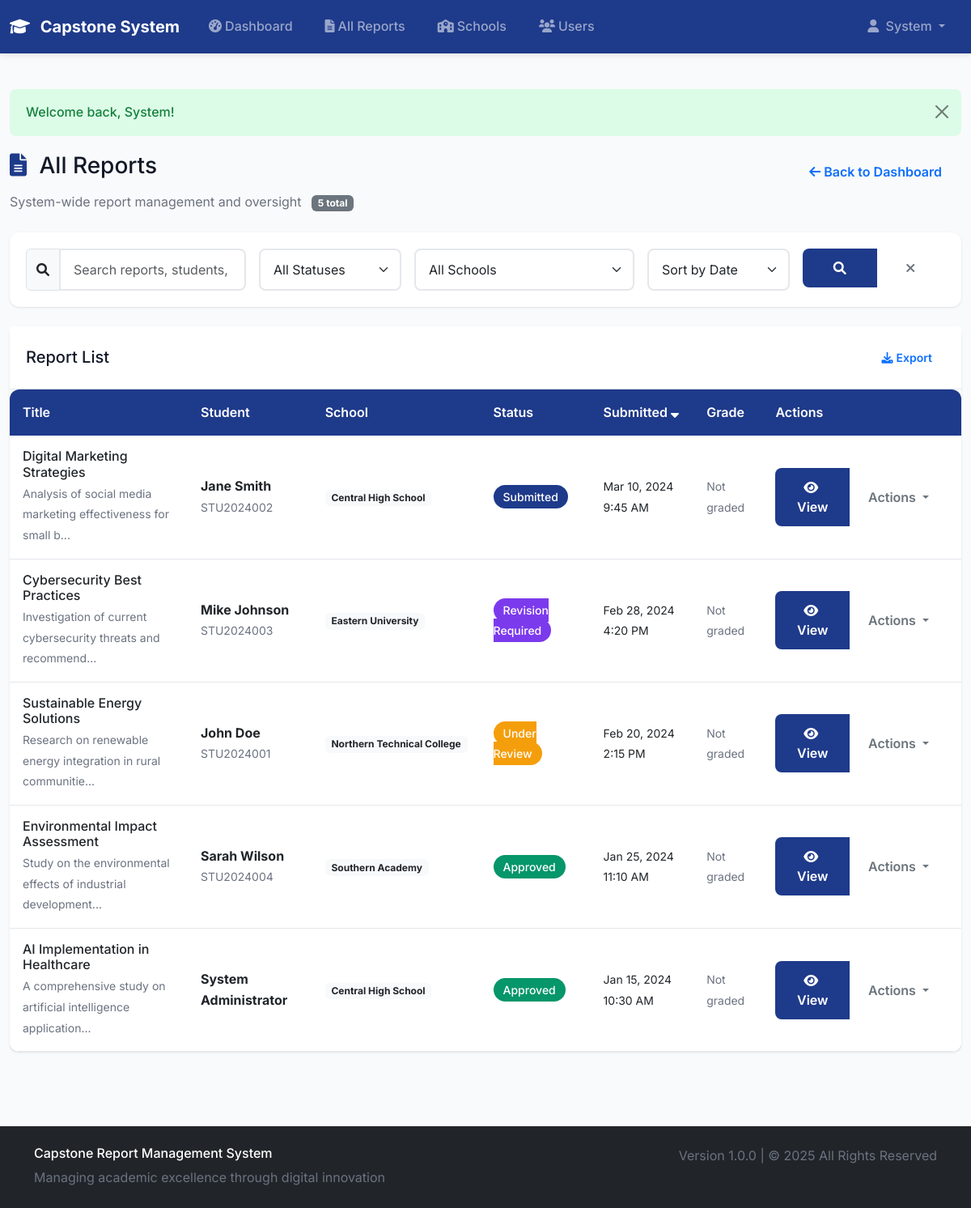
The page /admin/all_reports.php (signed in) on the database its author committed.
### tables this page shows
CREATE TABLE reports (
    id INT AUTO_INCREMENT PRIMARY KEY,
    title VARCHAR(255) NOT NULL,
    description TEXT,
    student_id INT NOT NULL,
    school_id INT NOT NULL,
    file_path VARCHAR(500),
    file_name VARCHAR(255),
    file_size INT,
    status ENUM('submitted', 'under_review', 'approved', 'rejected', 'revision_required') DEFAULT 'submitted',
    admin_comments TEXT,
    school_comments TEXT,
    submission_date TIMESTAMP DEFAULT CURRENT_TIMESTAMP,
    reviewed_at TIMESTAMP NULL,
    reviewed_by_admin INT,
    reviewed_by_school BOOLEAN DEFAULT FALSE,
    grade VARCHAR(10),
    FOREIGN KEY (student_id) REFERENCES users(id) ON DELETE CASCADE,
    FOREIGN KEY (school_id) REFERENCES schools(id) ON DELETE CASCADE,
    FOREIGN KEY (reviewed_by_admin) REFERENCES users(id) ON DELETE SET NULL
);

CREATE TABLE users (
    id INT AUTO_INCREMENT PRIMARY KEY,
    username VARCHAR(100) UNIQUE NOT NULL,
    email VARCHAR(255) UNIQUE NOT NULL,
    password VARCHAR(255) NOT NULL,
    first_name VARCHAR(100) NOT NULL,
    last_name VARCHAR(100) NOT NULL,
    role ENUM('student', 'admin') NOT NULL,
    student_id VARCHAR(50),
    school_id INT,
    id_photo_path VARCHAR(500),
    status ENUM('active', 'inactive') DEFAULT 'active',
    created_at TIMESTAMP DEFAULT CURRENT_TIMESTAMP,
    FOREIGN KEY (school_id) REFERENCES schools(id) ON DELETE SET NULL
);

CREATE TABLE schools (
    id INT AUTO_INCREMENT PRIMARY KEY,
    name VARCHAR(255) NOT NULL,
    code VARCHAR(50) UNIQUE NOT NULL,
    email VARCHAR(255) NOT NULL,
    password VARCHAR(255) NOT NULL,
    contact_person VARCHAR(255),
    phone VARCHAR(50),
    address TEXT,
    status ENUM('active', 'inactive') DEFAULT 'active',
    created_at TIMESTAMP DEFAULT CURRENT_TIMESTAMP
);

### config/config.php (called while the page is built, shortened)
<?php
require_once __DIR__ . '/database.php';
require_once __DIR__ . '/../includes/functions.php';
$db = new Database();
?>

### config/database.php (called while the page is built, shortened)
<?php
class Database {
    private $host = DB_HOST;
    private $username = DB_USERNAME;
    private $password = DB_PASSWORD;
    private $database = DB_NAME;
    private $connection;
    private function connect() {
        try {
            if (DB_TYPE === 'pgsql') {
                $port = defined('DB_PORT') ? DB_PORT : '5432';
                $this->connection = new PDO(
                    "pgsql:host={$this->host};port={$port};dbname={$this->database}",
                    $this->username,
                    $this->password,
                    [
                        PDO::ATTR_ERRMODE => PDO::ERRMODE_EXCEPTION,
                        PDO::ATTR_DEFAULT_FETCH_MODE => PDO::FETCH_ASSOC,
                        PDO::ATTR_EMULATE_PREPARES => false
                    ]
                );
            } else {
                $this->connection = new PDO(
                    "mysql:host={$this->host};dbname={$this->database};charset=utf8mb4",
                    $this->username,
                    $this->password,
                    [
                        PDO::ATTR_ERRMODE => PDO::ERRMODE_EXCEPTION,
                        PDO::ATTR_DEFAULT_FETCH_MODE => PDO::FETCH_ASSOC,
                        PDO::ATTR_EMULATE_PREPARES => false
                    ]
                );
            }
        } catch (PDOException $e) {
            die("Database connection failed: " . $e->getMessage());
        }
    }
    public function query($sql, $params = []) {
        try {
            $stmt = $this->connection->prepare($sql);
            $stmt->execute($params);
            return $stmt;
        } catch (PDOException $e) {
            error_log("Database query error: " . $e->getMessage());
            return false;
        }
    }
    public function fetchAll($sql, $params = []) {
        $stmt = $this->query($sql, $params);
        return $stmt ? $stmt->fetchAll() : [];
    }
    public function fetchOne($sql, $params = []) {
        $stmt = $this->query($sql, $params);
        return $stmt ? $stmt->fetch() : null;
    }
}
?>

### admin/all_reports.php (the view, shortened to what this page needs)
<?php
require_once '../config/config.php';
$page = (int)($_GET['page'] ?? 1);
$perPage = 20;
$offset = ($page - 1) * $perPage;
$search = $_GET['search'] ?? '';
$statusFilter = $_GET['status'] ?? '';
$schoolFilter = $_GET['school'] ?? '';
$sortBy = $_GET['sort'] ?? 'submission_date';
$sortOrder = $_GET['order'] ?? 'DESC';
$conditions = ["1=1"];
$params = [];
$whereClause = implode(' AND ', $conditions);
$totalReports = $db->fetchOne(
    "SELECT COUNT(*) as count FROM reports r
     JOIN users u ON r.student_id = u.id
     JOIN schools s ON r.school_id = s.id
     WHERE $whereClause",
    $params
)['count'];
$reports = $db->fetchAll(
    "SELECT r.*, u.first_name, u.last_name, u.student_id, u.email, s.name as school_name
     FROM reports r
     JOIN users u ON r.student_id = u.id
     JOIN schools s ON r.school_id = s.id
     WHERE $whereClause
     ORDER BY $sortBy $sortOrder
     LIMIT $perPage OFFSET $offset",
    $params
);
require_once '../includes/header.php';
?>
<div class="row mb-4">
    <div class="col">
        <h1 class="h3 mb-3">
            <i class="fas fa-file-alt text-primary me-2"></i>
            All Reports
        </h1>
        <p class="text-muted mb-0">
            System-wide report management and oversight
            <span class="badge bg-secondary ms-2"><?php echo $totalReports; ?> total</span>
        </p>
    </div>
    <div class="col-auto">
        <a href="dashboard.php" class="btn btn-outline-primary">
            <i class="fas fa-arrow-left me-1"></i>Back to Dashboard
        </a>
    </div>
</div>
<div class="card mb-4">
    <div class="card-body">
        <form method="GET" class="row g-3">
            <div class="col-md-3">
                <div class="input-group">
                    <span class="input-group-text">
                        <i class="fas fa-search"></i>
                    </span>
                    <input type="text" class="form-control" name="search"
                           value="<?php echo htmlspecialchars($search); ?>"
                           placeholder="Search reports, students, schools...">
                </div>
            </div>
            <div class="col-md-2">
                <select class="form-select" name="status">
                    <option value="">All Statuses</option>
                </select>
            </div>
            <div class="col-md-3">
                <select class="form-select" name="school">
                    <option value="">All Schools</option>
                </select>
            </div>
            <div class="col-md-2">
                <select class="form-select" name="sort">
                    <option value="submission_date" <?php echo $sortBy === 'submission_date' ? 'selected' : ''; ?>>Sort by Date</option>
                </select>
            </div>
            <div class="col-md-2">
                <div class="btn-group w-100">
                    <button type="submit" class="btn btn-primary">
                        <i class="fas fa-search"></i>
                    </button>
                    <a href="all_reports.php" class="btn btn-outline-secondary">
                        <i class="fas fa-times"></i>
                    </a>
                </div>
            </div>
        </form>
    </div>
</div>
<div class="card">
    <div class="card-header d-flex justify-content-between align-items-center">
        <h5 class="mb-0">
            Report List
        </h5>
        <?php if (!empty($reports)): ?>
            <div class="btn-group">
                <button class="btn btn-sm btn-outline-primary" onclick="exportTable('reportsTable', 'all_reports')">
                    <i class="fas fa-download me-1"></i>Export
                </button>
            </div>
        <?php endif; ?>
    </div>
    <div class="card-body p-0">
        <?php if (empty($reports)): ?>
            <div class="text-center py-5">
                <i class="fas fa-file-alt fa-3x text-muted mb-3"></i>
                <h6 class="text-muted">No reports found</h6>
                <?php if ($search || $statusFilter || $schoolFilter): ?>
                    <p class="text-muted mb-3">Try adjusting your search criteria</p>
                    <a href="all_reports.php" class="btn btn-outline-primary">
                        <i class="fas fa-times me-1"></i>Clear Filters
                    </a>
                <?php else: ?>
                    <p class="text-muted mb-0">System reports will appear here once students start submitting</p>
                <?php endif; ?>
            </div>
        <?php else: ?>
            <div class="table-responsive">
                <table class="table table-hover mb-0" id="reportsTable">
                    <thead>
                        <tr>
                            <th>
                                <a href="?sort=title&order=<?php echo $sortBy === 'title' && $sortOrder === 'ASC' ? 'DESC' : 'ASC'; ?>&search=<?php echo urlencode($search); ?>&status=<?php echo urlencode($statusFilter); ?>&school=<?php echo urlencode($schoolFilter); ?>" class="text-decoration-none text-white">
                                    Title
                                </a>
                            </th>
                            <th>
                                <a href="?sort=first_name&order=<?php echo $sortBy === 'first_name' && $sortOrder === 'ASC' ? 'DESC' : 'ASC'; ?>&search=<?php echo urlencode($search); ?>&status=<?php echo urlencode($statusFilter); ?>&school=<?php echo urlencode($schoolFilter); ?>" class="text-decoration-none text-white">
                                    Student
                                </a>
                            </th>
                            <th>
                                <a href="?sort=school_name&order=<?php echo $sortBy === 'school_name' && $sortOrder === 'ASC' ? 'DESC' : 'ASC'; ?>&search=<?php echo urlencode($search); ?>&status=<?php echo urlencode($statusFilter); ?>&school=<?php echo urlencode($schoolFilter); ?>" class="text-decoration-none text-white">
                                    School
                                </a>
                            </th>
                            <th>
                                <a href="?sort=status&order=<?php echo $sortBy === 'status' && $sortOrder === 'ASC' ? 'DESC' : 'ASC'; ?>&search=<?php echo urlencode($search); ?>&status=<?php echo urlencode($statusFilter); ?>&school=<?php echo urlencode($schoolFilter); ?>" class="text-decoration-none text-white">
                                    Status
                                </a>
                            </th>
                            <th>
                                <a href="?sort=submission_date&order=<?php echo $sortBy === 'submission_date' && $sortOrder === 'ASC' ? 'DESC' : 'ASC'; ?>&search=<?php echo urlencode($search); ?>&status=<?php echo urlencode($statusFilter); ?>&school=<?php echo urlencode($schoolFilter); ?>" class="text-decoration-none text-white">
                                    Submitted
                                    <?php if ($sortBy === 'submission_date'): ?>
                                        <i class="fas fa-sort-<?php echo $sortOrder === 'ASC' ? 'up' : 'down'; ?>"></i>
                                    <?php endif; ?>
                                </a>
                            </th>
                            <th>Grade</th>
                            <th>Actions</th>
                        </tr>
                    </thead>
                    <tbody>
                        <?php foreach ($reports as $report): ?>
                            <tr class="searchable-row">
                                <td>
                                    <div>
                                        <h6 class="mb-1"><?php echo htmlspecialchars($report['title']); ?></h6>
                                        <?php if ($report['description']): ?>
                                            <small class="text-muted">
                                                <?php echo htmlspecialchars(substr($report['description'], 0, 60)) . (strlen($report['description']) > 60 ? '...' : ''); ?>
                                            </small>
                                        <?php endif; ?>
                                    </div>
                                </td>
                                <td>
                                    <div>
                                        <strong><?php echo htmlspecialchars($report['first_name'] . ' ' . $report['last_name']); ?></strong>
                                        <br>
                                        <small class="text-muted"><?php echo htmlspecialchars($report['student_id']); ?></small>
                                    </div>
                                </td>
                                <td>
                                    <span class="badge bg-light text-dark">
                                        <?php echo htmlspecialchars($report['school_name']); ?>
                                    </span>
                                </td>
                                <td>
                                    <span class="status-badge status-<?php echo $report['status']; ?>">
                                        <?php echo ucfirst(str_replace('_', ' ', $report['status'])); ?>
                                    </span>
                                </td>
                                <td>
                                    <small><?php echo formatDate($report['submission_date']); ?></small>
                                </td>
                                <td>
                                    <?php if ($report['grade']): ?>
                                        <span class="badge bg-success">
                                            <?php echo htmlspecialchars($report['grade']); ?>
                                        </span>
                                    <?php else: ?>
                                        <small class="text-muted">Not graded</small>
                                    <?php endif; ?>
                                </td>
                                <td>
                                    <div class="btn-group btn-group-sm">
                                        <a href="?id=<?php echo $report['id']; ?>" class="btn btn-primary">
                                            <i class="fas fa-eye me-1"></i>View
                                        </a>
                                        <div class="btn-group">
                                            <button type="button" class="btn btn-outline-secondary dropdown-toggle" data-bs-toggle="dropdown">
                                                Actions
                                            </button>
                                        </div>
                                    </div>
                                </td>
                            </tr>
                        <?php endforeach; ?>
                    </tbody>
                </table>
            </div>
        <?php endif; ?>
    </div>
</div>
<?php require_once '../includes/footer.php'; ?>

### rows shown on the page
reports: title "Digital Marketing Strategies", description "Analysis of social media marketing effectiveness for small b", student.last_name "Jane Smith", student.student_id "STU2024002", school.name "Central High School", status "Submitted", submission_date "Mar 10, 2024 9:45 AM", shows "Not graded"
reports: title "Cybersecurity Best Practices", description "Investigation of current cybersecurity threats and recommend", student.last_name "Mike Johnson", student.student_id "STU2024003", school.name "Eastern University", status "Revision Required", submission_date "Feb 28, 2024 4:20 PM", shows "Not graded"
reports: title "Sustainable Energy Solutions", description "Research on renewable energy integration in rural communitie", student.last_name "John Doe", student.student_id "STU2024001", school.name "Northern Technical College", status "Under Review", submission_date "Feb 20, 2024 2:15 PM", shows "Not graded"
reports: title "Environmental Impact Assessment", description "Study on the environmental effects of industrial development", student.last_name "Sarah Wilson", student.student_id "STU2024004", school.name "Southern Academy", status "Approved", submission_date "Jan 25, 2024 11:10 AM", shows "Not graded"
reports: title "AI Implementation in Healthcare", description "A comprehensive study on artificial intelligence application", student.last_name "System Administrator", school.name "Central High School", status "Approved", submission_date "Jan 15, 2024 10:30 AM", shows "Not graded"

### other values the page prints
$_SESSION['first_name'] "System"
$message "Welcome back, System!"
$totalReports "5"
APP_VERSION "1.0.0"
